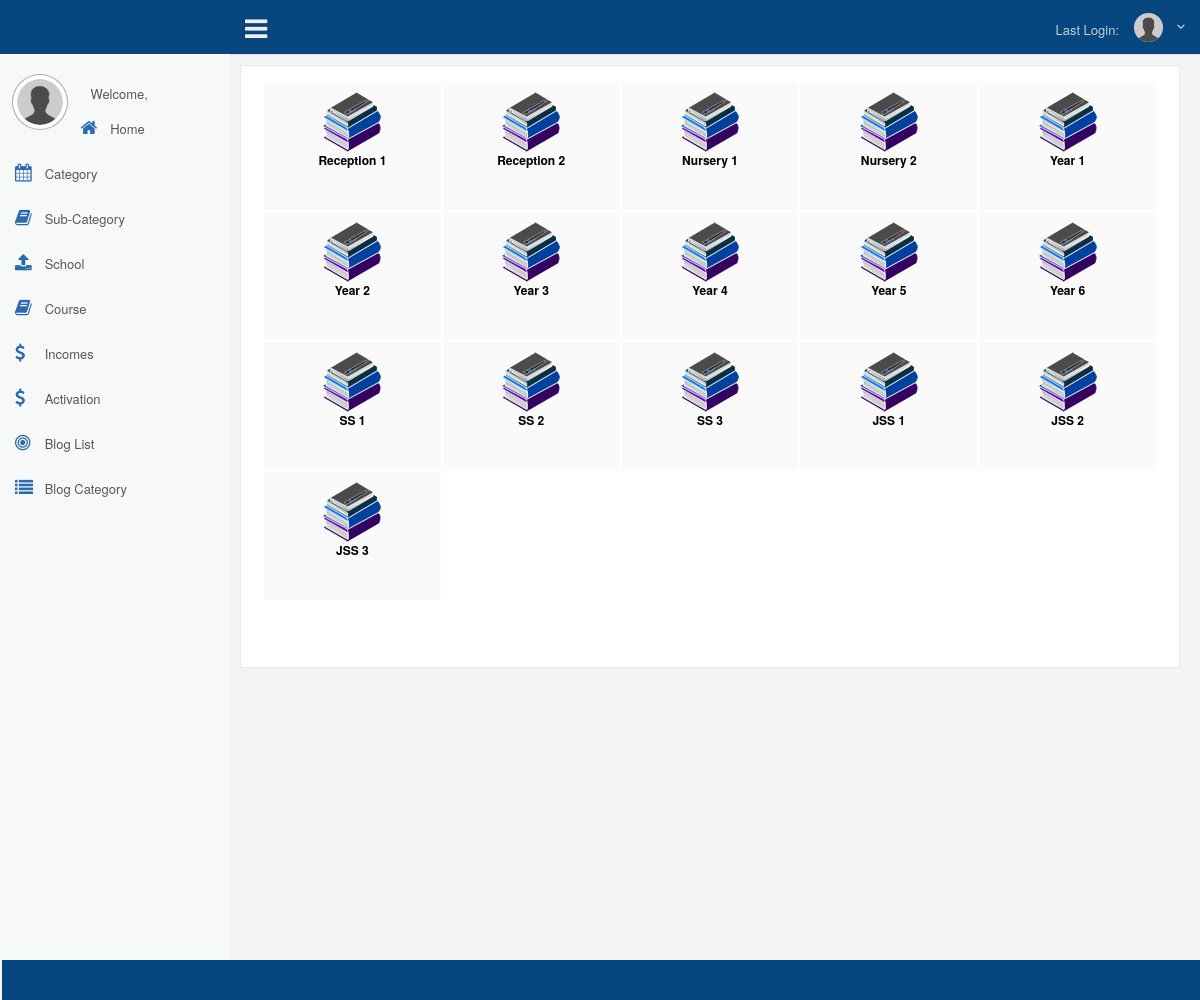
The app's page /home1 (signed in) with its own data.
### tables this page shows
CREATE TABLE `classes` (
  `id` int(11) NOT NULL,
  `rank` int(11) NOT NULL,
  `class` varchar(20) NOT NULL,
  `xdate` date NOT NULL,
  `user` int(11) NOT NULL,
  `sch` int(11) NOT NULL,
  `schoolid` int(11) NOT NULL,
  `result_comment` int(11) NOT NULL
);

### home1.php (the view, shortened to what this page needs)
<?php
    require_once("includes/session.php");
	include("header.php");
?>
    <div class="right_col" role="main">
        <div class="row">
                <div class="col-md-12">
                <div class="x_panel">
                    <div class="x_content">
                        <div class="bs-glyphicons contentd">
                            <?php
                             if($_GET["action"] == "home"){
                                $classid = $_SESSION["t_class_id"];
                                $groupid = $_SESSION["t_group_id"];
                                $subid = $_SESSION["t_subject_id"];
                             }
                             else{
                            ?>
                            <ul class="bs-glyphicons-list ">
                            <?php
                                    $select_content=("select * from classes");
                                    $content_result= mysqli_query($db, $select_content) or die(mysqli_error($db));
                                    $content = mysqli_fetch_assoc($content_result);
                                    $num_chk = mysqli_num_rows ($content_result);
                                    if ($num_chk > 0)
                                    {
                                        do{
                                    ?>
                                            <?php
                                            $classid = $content['schoolid'];
                                            $subid = $content['id'];
                                            ?>
                                            <li class="dropdown">
                                                <a href="contents?refno=<?php echo $classid ?>&s=<?php echo $subid ?>" class="loadfx" data-class="<?php echo $classid ?>" data-group="<?php echo $groupid ?>" data-sub="<?php echo $subjectid ?>" style="text-decoration:none; color:#000">
                                                    <img src="icons/subject-icon.png" /> <br />
                                                    <?php echo $content['class']?> <?php  echo $content2["class"] ?>
                                                </a>
                                            </li>
                                    <?php
                                    } while ($content = mysqli_fetch_assoc($content_result));
                                }
                                ?>
                            </ul>
                            <?php
                            }
                            ?>
                        </div>
                    </div>
                </div>
            </div>
        </div>
    </div>
    <?php include("includes/footer.php")?>

### header.php (shortened to what this page needs)
<!DOCTYPE html>
<html lang="en">
<head>
    <link href="<?php echo SITEURL; ?>/css/bootstrap.min.css" rel="stylesheet">
    <link href="<?php echo SITEURL; ?>/fonts/css/font-awesome.min.css" rel="stylesheet">
    <link href="<?php echo SITEURL; ?>/css/animate.min.css" rel="stylesheet">
    <link href="<?php echo SITEURL; ?>/css/custom.css" rel="stylesheet">
    <link href="<?php echo SITEURL; ?>/css/icheck/flat/green.css" rel="stylesheet">
    <link href="<?php echo SITEURL; ?>/css/datatables/tools/css/dataTables.tableTools.css" rel="stylesheet">
    <link href="<?php echo SITEURL; ?>/css/bootstrap-datetimepicker.min.css" rel="stylesheet">
	<link rel="stylesheet" type="text/css" href="<?php echo SITEURL; ?>/assets/css/styles.css" />
    <link href="<?php echo SITEURL; ?>/css/select/select2.min.css" rel="stylesheet">
     <link href="<?php echo SITEURL ?>/sweetalert/sweetalert.css" rel="stylesheet" />
    <link rel="stylesheet" href="<?php echo SITEURL ?>/css/bootstrapValidator.min.css"/>
</head>
<body class="nav-md">
    <div class="container body">
        <div class="main_container">
            <div class="col-md-3 left_col">
                <div class="left_col scroll-view">
                    <div class="navbar nav_title" style="border: 0;">
                    </div>
                    <div class="profile">
                        <div class="profile_pic">
                            <img src="assets/img/user-avatar.png" alt="..." class="img-circle profile_img">
                        </div>
                        <div class="profile_info">
                            <span>Welcome,</span>
                        </div>
                    </div>
                    <br />
                    <div id="sidebar-menu" class="main_menu_side hidden-print main_menu">
                        <div class="menu_section">
                            <ul class="nav side-menu">
                                <li><a href="<?php echo SITEURL; ?>/home1"><i class="fa fa-home"></i> Home </a></li>
                                <li><a href="<?php echo SITEURL; ?>/category"><i class="fa fa-calendar"></i> Category </a></li>
                                <li><a href="<?php echo SITEURL; ?>/sub_category"><i class="fa fa-book"></i>  Sub-category </a></li>
                                <li><a href="<?php echo SITEURL; ?>/school"><i class="fa fa-upload"></i> School </a></li>
                                <li><a href="<?php echo SITEURL; ?>/course"><i class="fa fa-book"></i> Course </a></li>
                                <li><a href="<?php echo SITEURL; ?>/buyers"><i class="fa fa-dollar"></i> Incomes </a></li>
                                <li><a href="<?php echo SITEURL; ?>/activation"><i class="fa fa-dollar"></i> Activation </a></li>
                                <li><a href="<?php echo SITEURL; ?>/view/blog-list"><i class="fa fa-bullseye"></i> Blog List</a>
                                <li><a href="<?php echo SITEURL; ?>/view/blog-category"><i class="fa fa-list"></i> Blog Category</a>
                            </ul>
                        </div>
                    </div>
                </div>
            </div>
            <div class="top_nav">
                <div class="nav_menu">
                    <nav class="" role="navigation">
                        <div class="nav toggle">
                            <a id="menu_toggle"><i class="fa fa-bars"></i></a>
                        </div>
                        <?php
                        $select_contentst=sprintf("select * from staff_records WHERE gid='%d'", $_SESSION["teacherlog"]);
						$content_resultst= mysqli_query($db, $select_contentst) or die(mysqli_error($db));
                        $contentst = mysqli_fetch_assoc($content_resultst);
                        ?>
                        <ul class="nav navbar-nav navbar-right">
                            <li class="">
                                <a href="javascript:;" class="user-profile dropdown-toggle" data-toggle="dropdown" aria-expanded="false">
                                <?php if(!empty($contentst["passport"])){ ?>
                                    <img src="../uploads/staff/<?php echo $contentst["passport"]; ?>" >
                                <?php } else {?>
                                    <img src="assets/img/user-avatar.png">
                                <?php } ?>
                                    <span class=" fa fa-angle-down"></span>
                                </a>
                            </li>
							<li style="padding-top:20px; color:#CCC"> Last Login:  <?php echo $_SESSION["loginLast"] ?></li>
                        </ul>
                    </nav>
                </div>
            </div>

### includes/footer.php (shortened to what this page needs)
<footer id="footer">
</footer>
        </div>
    </div>
    <div id="custom_notifications" class="custom-notifications dsp_none">
        <div class="clearfix"></div>
    </div>
</body>
</html>

### includes/footer.php (style rules this page uses)
#footer { position:fixed; bottom:0; width:100%; right:15px; background: #064780;; }

### records on screen
classes: class "Reception 1"
classes: class "Reception 2"
classes: class "Nursery 1"
classes: class "Nursery 2"
classes: class "Year 1"
classes: class "Year 2"
classes: class "Year 3"
classes: class "Year 4"
classes: class "Year 5"
classes: class "Year 6"
classes: class "SS 1"
classes: class "SS 2"
classes: class "SS 3"
classes: class "JSS 1"
classes: class "JSS 2"
classes: class "JSS 3"
